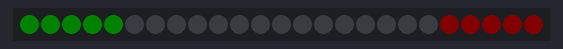
Bench run of a program on a simulated Raspberry Pi Pico running MicroPython. On the bench: 25 RGB LEDs in strip order, left to right. Dim RGB values are drawn brighter than linear; what the program prints to the serial console is not drawn.

Above: at 0.1 s.
At 4.4 s:
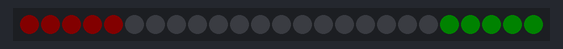
At 6.4 s:
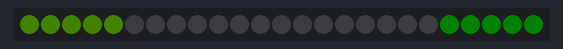

The program:

main.py
```python
"""
Test of RP2040-Matrix with an example of a basic traffic light.

https://www.waveshare.com/wiki/RP2040-Matrix
"""

from machine import Pin
from neopixel import NeoPixel
import time


# some const
class Color:
    # color scheme: (GREEN, RED, BLUE)
    BLANK = (0, 0, 0)
    RED = (0, 6, 0)
    ORANGE = (3, 6, 0)
    GREEN = (6, 0, 0)


# global vars
steps_l = [{'tl1': Color.RED, 'tl2': Color.GREEN, 'wait_s': 2.0},
           {'tl1': Color.RED, 'tl2': Color.ORANGE, 'wait_s': 1.5},
           {'tl1': Color.RED, 'tl2': Color.RED, 'wait_s': 0.8},
           {'tl1': Color.GREEN, 'tl2': Color.RED, 'wait_s': 2.0},
           {'tl1': Color.ORANGE, 'tl2': Color.RED, 'wait_s': 1.5},
           {'tl1': Color.RED, 'tl2': Color.RED, 'wait_s': 0.8}]


# I/O setup
# 5x5 LEDs matrix
np_mtx = NeoPixel(Pin(16), 25)
# clear
np_mtx.fill(Color.BLANK)
np_mtx.write()
# steps loop
while True:
    for step_idx, step_d in enumerate(steps_l):
        # print current step
        step = step_idx + 1
        print(f'step {step}', end='\r')
        # traffic light 1
        for i in range(5):
            np_mtx[i] = step_d['tl1']
        # traffic light 2
        for i in range(5):
            np_mtx[i+20] = step_d['tl2']
        # apply
        np_mtx.write()
        time.sleep(step_d['wait_s'])
```

Measured:
- by itself, everything shown: repeats every 8.6 s, in 6 steps
- what the display in image 1 shows lasts 2.0 s, from 4.3 s to 6.3 s
